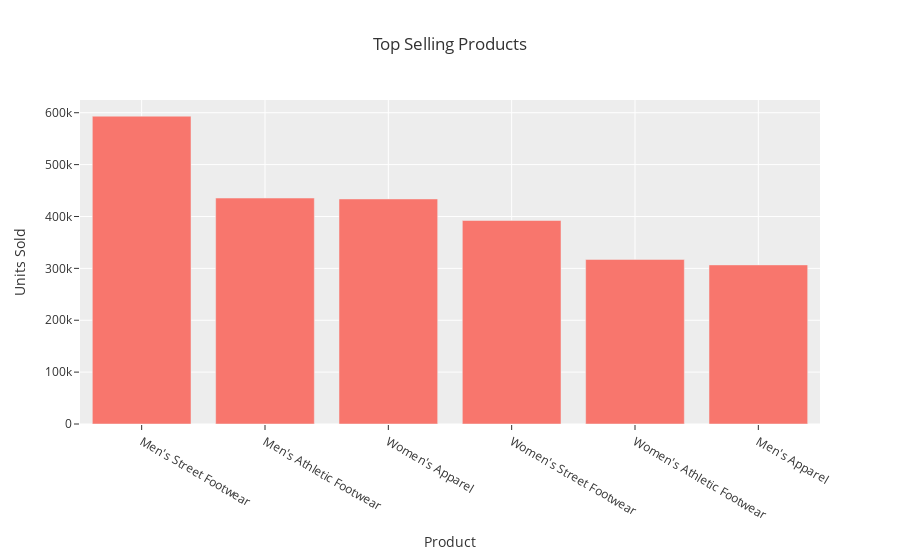

Notebook cell for this chart:
### Code cell
px.bar(productwise_sales, x= 'Product', y = 'Units Sold', 
       title="Top Selling Products", 
       template="ggplot2")

### Figure 1 — Plotly figure (JSON) as saved in the notebook; plotly's stock layout.template omitted (floating-point values rounded to 4 significant figures)
{"data": [{"alignmentgroup": "True", "hovertemplate": "Product=%{x}<br>Units Sold=%{y}<extra></extra>", "legendgroup": "", "marker": {"color": "#F8766D", "pattern": {"shape": ""}}, "name": "", "offsetgroup": "", "orientation": "v", "showlegend": false, "textposition": "auto", "type": "bar", "x": ["Men's Street Footwear", "Men's Athletic Footwear", "Women's Apparel", "Women's Street Footwear", "Women's Athletic Footwear", "Men's Apparel"], "xaxis": "x", "y": [593320, 435526, 433827, 392269, 317236, 306683], "yaxis": "y"}], "layout": {"barmode": "relative", "legend": {"tracegroupgap": 0}, "title": {"text": "Top Selling Products"}, "xaxis": {"anchor": "y", "domain": [0, 1], "title": {"text": "Product"}}, "yaxis": {"anchor": "x", "domain": [0, 1], "title": {"text": "Units Sold"}}}}
